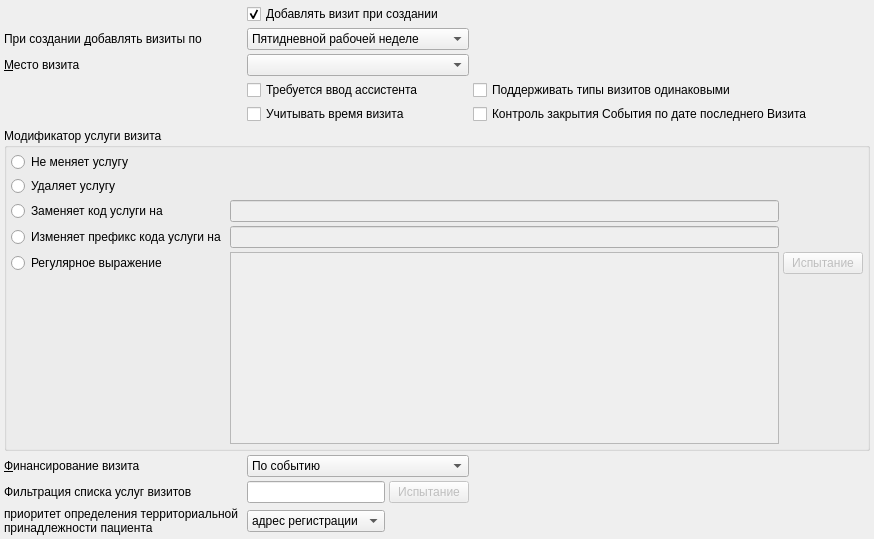
     <widget class="QWidget" name="tabVisits">
      <attribute name="title">
       <string>Визиты</string>
      </attribute>
      <layout class="QGridLayout" name="gridLayout_7">
       <property name="margin">
        <number>4</number>
       </property>
       <property name="spacing">
        <number>4</number>
       </property>
       <item row="9" column="2" colspan="2">
        <widget class="QComboBox" name="cmbVisitFinance">
         <item>
          <property name="text">
           <string>По событию</string>
          </property>
         </item>
         <item>
          <property name="text">
           <string>По врачу</string>
          </property>
         </item>
        </widget>
       </item>
       <item row="9" column="4">
        <spacer name="horizontalSpacer_2">
         <property name="orientation">
          <enum>Qt::Horizontal</enum>
         </property>
         <property name="sizeHint" stdset="0">
          <size>
           <width>397</width>
           <height>20</height>
          </size>
         </property>
        </spacer>
       </item>
       <item row="4" column="0" colspan="2">
        <widget class="QLabel" name="lblScene">
         <property name="text">
          <string>&amp;Место визита</string>
         </property>
         <property name="buddy">
          <cstring>cmbScene</cstring>
         </property>
        </widget>
       </item>
       <item row="8" column="0" colspan="5">
        <widget class="QGroupBox" name="grpVisitServiceModifier">
         <property name="title">
          <string>Модификатор услуги визита</string>
         </property>
         <layout class="QGridLayout" name="gridLayout_5">
          <property name="margin">
           <number>4</number>
          </property>
          <property name="spacing">
           <number>4</number>
          </property>
          <item row="0" column="0">
           <widget class="QRadioButton" name="rbVisitNoModifyService">
            <property name="sizePolicy">
             <sizepolicy hsizetype="Minimum" vsizetype="Fixed">
              <horstretch>0</horstretch>
              <verstretch>0</verstretch>
             </sizepolicy>
            </property>
            <property name="minimumSize">
             <size>
              <width>0</width>
              <height>20</height>
             </size>
            </property>
            <property name="text">
             <string>Не меняет услугу</string>
            </property>
           </widget>
          </item>
          <item row="1" column="0">
           <widget class="QRadioButton" name="rbVisitRemoveService">
            <property name="sizePolicy">
             <sizepolicy hsizetype="Minimum" vsizetype="Fixed">
              <horstretch>0</horstretch>
              <verstretch>0</verstretch>
             </sizepolicy>
            </property>
            <property name="minimumSize">
             <size>
              <width>0</width>
              <height>20</height>
             </size>
            </property>
            <property name="text">
             <string>Удаляет услугу</string>
            </property>
           </widget>
          </item>
          <item row="2" column="0">
           <widget class="QRadioButton" name="rbVisitReplaceService">
            <property name="sizePolicy">
             <sizepolicy hsizetype="Minimum" vsizetype="Fixed">
              <horstretch>0</horstretch>
              <verstretch>0</verstretch>
             </sizepolicy>
            </property>
            <property name="minimumSize">
             <size>
              <width>0</width>
              <height>20</height>
             </size>
            </property>
            <property name="text">
             <string>Заменяет код услуги на</string>
            </property>
           </widget>
          </item>
          <item row="2" column="1">
           <widget class="QLineEdit" name="edtVisitNewServiceName">
            <property name="enabled">
             <bool>false</bool>
            </property>
           </widget>
          </item>
          <item row="3" column="0">
           <widget class="QRadioButton" name="rbVisitModifyService">
            <property name="sizePolicy">
             <sizepolicy hsizetype="Minimum" vsizetype="Fixed">
              <horstretch>0</horstretch>
              <verstretch>0</verstretch>
             </sizepolicy>
            </property>
            <property name="minimumSize">
             <size>
              <width>0</width>
              <height>20</height>
             </size>
            </property>
            <property name="text">
             <string>Изменяет префикс кода услуги на</string>
            </property>
           </widget>
          </item>
          <item row="3" column="1">
           <widget class="QLineEdit" name="edtVisitNewServicePrefix">
            <property name="enabled">
             <bool>false</bool>
            </property>
           </widget>
          </item>
          <item row="4" column="0">
           <widget class="QRadioButton" name="rbVisitModifyByRegExp">
            <property name="sizePolicy">
             <sizepolicy hsizetype="Minimum" vsizetype="Fixed">
              <horstretch>0</horstretch>
              <verstretch>0</verstretch>
             </sizepolicy>
            </property>
            <property name="minimumSize">
             <size>
              <width>0</width>
              <height>20</height>
             </size>
            </property>
            <property name="text">
             <string>Регулярное выражение</string>
            </property>
           </widget>
          </item>
          <item row="4" column="1" rowspan="2">
           <widget class="QPlainTextEdit" name="edtVisitRegExp">
            <property name="enabled">
             <bool>false</bool>
            </property>
            <property name="toolTip">
             <string>&lt;html&gt;&lt;head/&gt;&lt;body&gt;&lt;p&gt;&lt;span style=&quot; font-family:'MS Shell Dlg 2';&quot;&gt;Регулярное выражение задаётся в виде&lt;br/&gt;/&lt;/span&gt;&lt;span style=&quot; font-family:'MS Shell Dlg 2'; font-weight:600;&quot;&gt;искомое&lt;/span&gt;&lt;span style=&quot; font-family:'MS Shell Dlg 2';&quot;&gt;/&lt;/span&gt;&lt;span style=&quot; font-family:'MS Shell Dlg 2'; font-weight:600;&quot;&gt;заменяющее&lt;/span&gt;&lt;span style=&quot; font-family:'MS Shell Dlg 2';&quot;&gt;/&lt;br/&gt;при этом используются регулярные выражения Qt.&lt;/span&gt;&lt;/p&gt;&lt;p&gt;&lt;span style=&quot; font-family:'MS Shell Dlg 2';&quot;&gt;Можно задать несколько выражений, по выражению на строку. В этом случае делаются последовательные попытки замены, после первой успешной замены попытки прекращаются.&lt;/span&gt;&lt;/p&gt;&lt;/body&gt;&lt;/html&gt;</string>
            </property>
           </widget>
          </item>
          <item row="4" column="2">
           <widget class="QPushButton" name="btnVisitRegExpTest">
            <property name="enabled">
             <bool>false</bool>
            </property>
            <property name="sizePolicy">
             <sizepolicy hsizetype="Maximum" vsizetype="Fixed">
              <horstretch>0</horstretch>
              <verstretch>0</verstretch>
             </sizepolicy>
            </property>
            <property name="text">
             <string>Испытание</string>
            </property>
           </widget>
          </item>
          <item row="5" column="0">
           <spacer name="verticalSpacer">
            <property name="orientation">
             <enum>Qt::Vertical</enum>
            </property>
            <property name="sizeHint" stdset="0">
             <size>
              <width>20</width>
              <height>40</height>
             </size>
            </property>
           </spacer>
          </item>
         </layout>
        </widget>
       </item>
       <item row="9" column="0" colspan="2">
        <widget class="QLabel" name="lblVisitFinance">
         <property name="text">
          <string>&amp;Финансирование визита</string>
         </property>
         <property name="buddy">
          <cstring>cmbVisitFinance</cstring>
         </property>
        </widget>
       </item>
       <item row="4" column="2" colspan="2">
        <widget class="CRBComboBox" name="cmbScene">
         <property name="sizeAdjustPolicy">
          <enum>QComboBox::AdjustToMinimumContentsLength</enum>
         </property>
        </widget>
       </item>
       <item row="10" column="0">
        <widget class="QLabel" name="lblVisitServiceFilter">
         <property name="text">
          <string>Фильтрация списка услуг визитов</string>
         </property>
         <property name="buddy">
          <cstring>edtVisitServiceFilter</cstring>
         </property>
        </widget>
       </item>
       <item row="10" column="2">
        <widget class="QLineEdit" name="edtVisitServiceFilter">
         <property name="toolTip">
          <string/>
         </property>
         <property name="statusTip">
          <string/>
         </property>
        </widget>
       </item>
       <item row="10" column="3">
        <widget class="QPushButton" name="btnVisitServiceFilterTest">
         <property name="enabled">
          <bool>false</bool>
         </property>
         <property name="text">
          <string>Испытание</string>
         </property>
        </widget>
       </item>
       <item row="10" column="4">
        <spacer name="horizontalSpacer_8">
         <property name="orientation">
          <enum>Qt::Horizontal</enum>
         </property>
         <property name="sizeHint" stdset="0">
          <size>
           <width>40</width>
           <height>20</height>
          </size>
         </property>
        </spacer>
       </item>
       <item row="5" column="2" colspan="2">
        <widget class="QCheckBox" name="chkHasVisitAssistant">
         <property name="text">
          <string>Требуется ввод ассистента</string>
         </property>
        </widget>
       </item>
       <item row="1" column="2" colspan="2">
        <widget class="QComboBox" name="cmbWeekProfile">
         <item>
          <property name="text">
           <string>Пятидневной рабочей неделе</string>
          </property>
         </item>
         <item>
          <property name="text">
           <string>Шестидневной рабочей неделе</string>
          </property>
         </item>
         <item>
          <property name="text">
           <string>Семидневнной рабочей неделе</string>
          </property>
         </item>
        </widget>
       </item>
       <item row="1" column="0">
        <widget class="QLabel" name="lblWeekProfile">
         <property name="text">
          <string>При создании &amp;добавлять визиты по</string>
         </property>
         <property name="buddy">
          <cstring>cmbWeekProfile</cstring>
         </property>
        </widget>
       </item>
       <item row="0" column="2" colspan="2">
        <widget class="QCheckBox" name="chkAddVisit">
         <property name="text">
          <string>Добавлять визит при создании</string>
         </property>
         <property name="checked">
          <bool>true</bool>
         </property>
        </widget>
       </item>
       <item row="6" column="2" colspan="2">
        <widget class="QCheckBox" name="chkShowVisitTime">
         <property name="text">
          <string>Учитывать время визита</string>
         </property>
        </widget>
       </item>
       <item row="11" column="2">
        <widget class="QComboBox" name="cmbTerritorialBelonging">
         <item>
          <property name="text">
           <string>адрес регистрации</string>
          </property>
         </item>
         <item>
          <property name="text">
           <string>адрес проживания</string>
          </property>
         </item>
         <item>
          <property name="text">
           <string>зона страхования</string>
          </property>
         </item>
        </widget>
       </item>
       <item row="11" column="0">
        <widget class="QLabel" name="lblTerritorialBelonging">
         <property name="text">
          <string>приоритет определения территориальной принадлежности пациента</string>
         </property>
         <property name="wordWrap">
          <bool>true</bool>
         </property>
        </widget>
       </item>
       <item row="11" column="3" colspan="2">
        <spacer name="horizontalSpacer_18">
         <property name="orientation">
          <enum>Qt::Horizontal</enum>
         </property>
         <property name="sizeHint" stdset="0">
          <size>
           <width>40</width>
           <height>20</height>
          </size>
         </property>
        </spacer>
       </item>
       <item row="6" column="4">
        <widget class="QCheckBox" name="chkIsCheckedExecDateForVisit">
         <property name="text">
          <string>Контроль закрытия События по дате последнего Визита</string>
         </property>
        </widget>
       </item>
       <item row="5" column="4">
        <widget class="QCheckBox" name="chkKeepVisitParity">
         <property name="text">
          <string>Поддерживать типы визитов одинаковыми</string>
         </property>
        </widget>
       </item>
      </layout>
     </widget>
